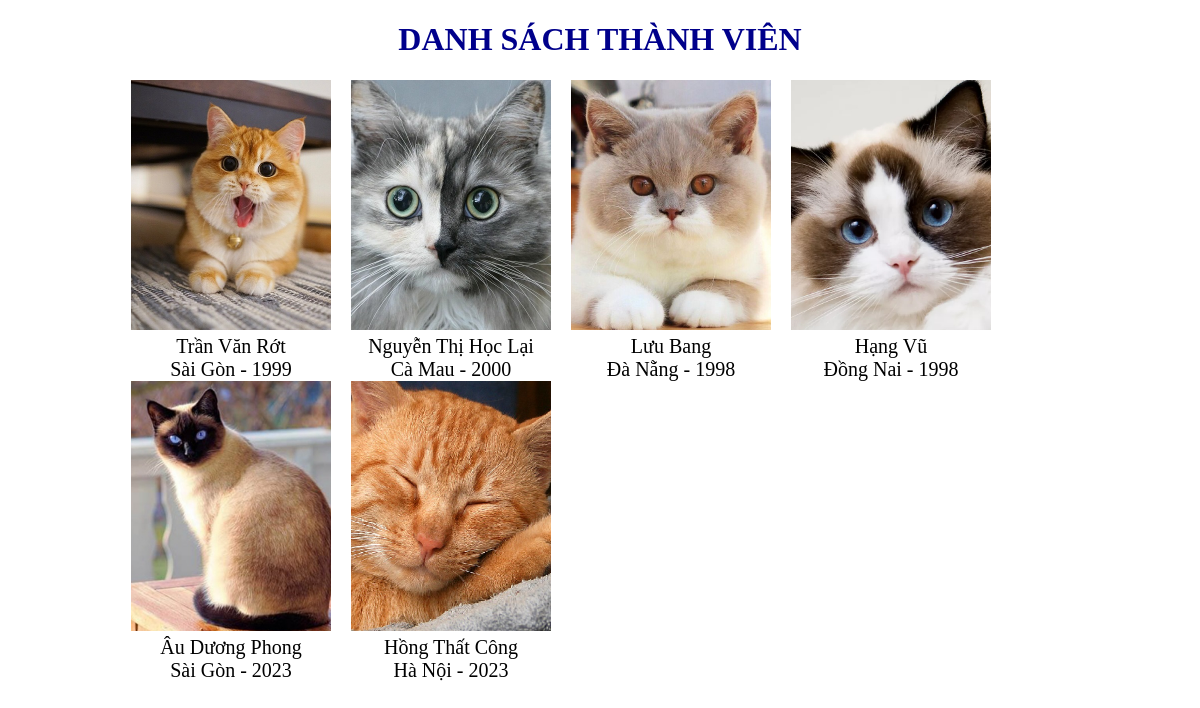
Page /DSThanhVien.php on the committed database.
### tables this page shows
CREATE TABLE `thanhvien` (
  `Id` int(11) NOT NULL,
  `Hoten` varchar(50) NOT NULL,
  `Ngaysinh` date NOT NULL,
  `Noisinh` varchar(50) NOT NULL,
  `Hinh` varchar(20) NOT NULL
);

### DSThanhVien.php (the view, shortened to what this page needs)
<?php
   $ketnoi = new mysqli("localhost", "root", "", "tranvuxuan");
   $sql = "Select Hinh, Hoten, Year(Ngaysinh), Noisinh from thanhvien ";
   $dulieu = $ketnoi->query($sql);
?>
<!DOCTYPE html>
<html lang="en">
<head>
	<link rel="stylesheet" type="text/css" href="CSS/trangtri.css">
</head>
<body>
	<div class="toanbotv">
	<h1 class="dstv">DANH SÁCH THÀNH VIÊN</h1>
	<div class="noidungtv">
		<?php
	    while ($dong = $dulieu->fetch_assoc())
	    {
    	?>
    	<div class="cacphan">
    		<div class="hinh">
    			<img src="Hinh/<?=$dong['Hinh']?>" width="200">
    		</div>
    	<div class="ten">
    		<?=$dong['Hoten']?>
    	</div>
    	<div class="namvanoisinh">
    		<?=$dong['Noisinh']?> - <?=$dong['Year(Ngaysinh)']?>
    	</div>
    	</div>
    	<?php } ?>
	</div>
	</div>
</body>
</html>

### CSS/trangtri.css (style rules this page uses)
body { width: 1118px; margin: auto; }
.dstv { text-align: center; color: darkblue; }
.noidungtv { margin-left:70px ; }
.noidungtv .cacphan { float:left; margin-left: 20px; text-align: center; font-size: 20px; }

### rows in the picture
thanhvien: Hinh (picture), Hoten "Trần Văn Rớt", Noisinh "Sài Gòn", Year "1999"
thanhvien: Hinh (picture), Hoten "Nguyễn Thị Học Lại", Noisinh "Cà Mau", Year "2000"
thanhvien: Hinh (picture), Hoten "Lưu Bang", Noisinh "Đà Nẵng", Year "1998"
thanhvien: Hinh (picture), Hoten "Hạng Vũ", Noisinh "Đồng Nai", Year "1998"
thanhvien: Hinh (picture), Hoten "Âu Dương Phong", Noisinh "Sài Gòn", Year "2023"
thanhvien: Hinh (picture), Hoten "Hồng Thất Công", Noisinh "Hà Nội", Year "2023"
